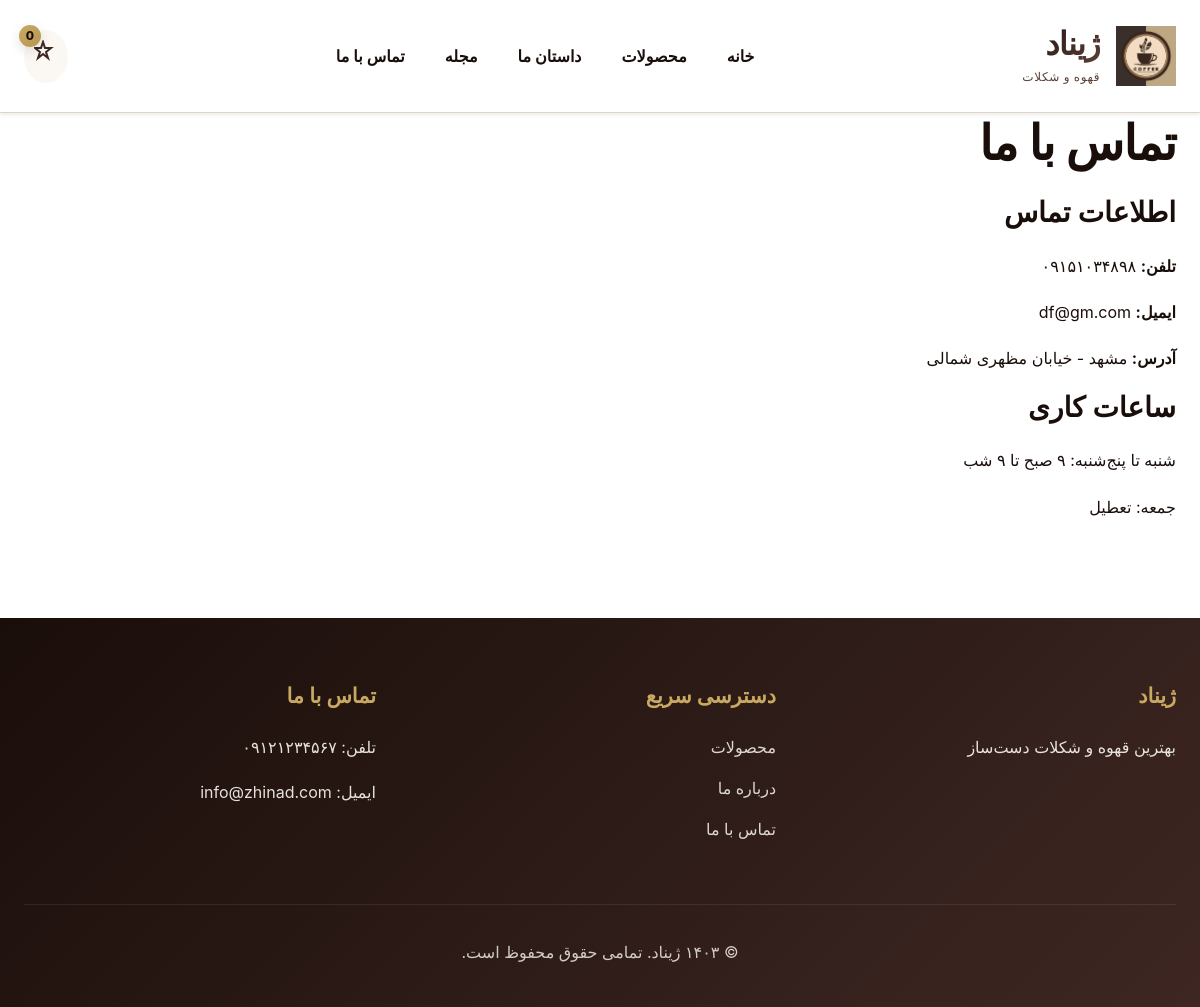
Page /contact/ on the committed database.
### website/models.py (models this page shows, shortened)
class SiteSettings(models.Model):
    card_number = models.CharField(max_length=16, verbose_name='شماره کارت دریافت وجه')
    card_holder_name = models.CharField(max_length=200, verbose_name='نام صاحب کارت')
    bank_name = models.CharField(max_length=100, verbose_name='نام بانک')
    contact_phone = models.CharField(max_length=11, verbose_name='شماره تماس')
    contact_email = models.EmailField(blank=True, verbose_name='ایمیل')
    address = models.TextField(blank=True, verbose_name='آدرس')
    telegram_bot_token = models.CharField(max_length=200, blank=True, verbose_name='توکن ربات تلگرام')
    telegram_chat_id = models.CharField(max_length=100, blank=True, verbose_name='Chat ID تلگرام')
    class Meta:
        verbose_name = 'تنظیمات سایت'
        verbose_name_plural = 'تنظیمات سایت'

### website/views.py (the view)
# urls.py: path('contact/', views.ContactView.as_view(), name='contact'),
class ContactView(TemplateView):
    template_name = 'website/contact.html'
    def get_context_data(self, **kwargs):
        context = super().get_context_data(**kwargs)
        try:
            context['settings'] = SiteSettings.objects.first()
        except:
            pass
        return context

### website/templates/website/contact.html (shortened to what this page needs)
{% extends 'website/base.html' %}
{% block content %}
<div class="page-header">
    <div class="container">
        <h1>تماس با ما</h1>
    </div>
</div>
<section class="contact-section">
    <div class="container">
        <div class="contact-info">
            {% if settings %}
            <div class="info-card">
                <h3>اطلاعات تماس</h3>
                <p><strong>تلفن:</strong> {{ settings.contact_phone }}</p>
                {% if settings.contact_email %}
                <p><strong>ایمیل:</strong> {{ settings.contact_email }}</p>
                {% endif %}
                {% if settings.address %}
                <p><strong>آدرس:</strong> {{ settings.address }}</p>
                {% endif %}
            </div>
            {% endif %}
            <div class="info-card">
                <h3>ساعات کاری</h3>
                <p>شنبه تا پنج‌شنبه: ۹ صبح تا ۹ شب</p>
                <p>جمعه: تعطیل</p>
            </div>
        </div>
    </div>
</section>
{% endblock %}

### website/static/website/css/style.css (style rules this page uses)
* { margin: 0; padding: 0; box-sizing: border-box; }
:root { --primary-dark: #1A0E0A; --primary-brown: #3E2723; --medium-brown: #5D4037; --light-brown: #795548; --accent-gold: #C9A961; --cream: #F5E6D3; --warm-white: #FBF8F3; --text-primary: #1A0E0A; --text-secondary: #5D4037; --text-muted: #8D6E63; --bg-primary: #FFFFFF; --bg-secondary: #FBF8F3; --bg-dark: #1A0E0A; --border-light: #E0D5C7; --border-medium: #C9B8A8; --success: #2E7D32; --error: #C62828; --warning: #F57C00; --info: #0277BD; --shadow-sm: 0 2px 4px rgba(26, 14, 10, 0.08); --shadow-md: 0 4px 12px rgba(26, 14, 10, 0.12); --shadow-lg: 0 8px 24px rgba(26, 14, 10, 0.16); --shadow-xl: 0 16px 48px rgba(26, 14, 10, 0.20); --transition-fast: 0.2s ease; --transition-normal: 0.3s ease; --transition-slow: 0.5s ease; }
body { font-family: 'Vazirmatn', -apple-system, BlinkMacSystemFont, 'Segoe UI', sans-serif; color: var(--text-primary); background-color: var(--bg-primary); line-height: 1.8; direction: rtl; text-align: right; font-size: 16px; -webkit-font-smoothing: antialiased; -moz-osx-font-smoothing: grayscale; }
.container { max-width: 1400px; margin: 0 auto; padding: 0 24px; }
h1, h2, h3, h4, h5, h6 { font-weight: 700; line-height: 1.3; margin-bottom: 1.2rem; color: var(--primary-dark); font-family: 'Vazirmatn', serif; }
h1 { font-size: 3rem; letter-spacing: -0.02em; }
h3 { font-size: 1.75rem; }
p { margin-bottom: 1rem; line-height: 1.9; }

### rows in the picture
SiteSettings: contact_phone "۰۹۱۵۱۰۳۴۸۹۸", contact_email "df@gm.com", address "مشهد - خیابان مظهری شمالی"

### other values in the picture
{{ request.session.cart|length|default:0 }} "0"
